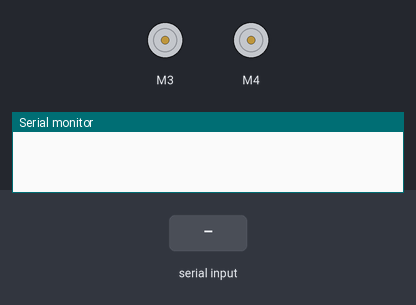
Recording of a sketch running on a simulated Arduino Uno, built with avr-gcc and run on an emulated ATmega328P. On the bench: 2 × DC motor (green arrow = forward, orange = backward, longer = faster), the last lines printed to the serial monitor. Inputs (shaded band) come from the test bench.

Above: at 1.2 s.
1.3 s: "F" received over Serial
At 1.8 s:
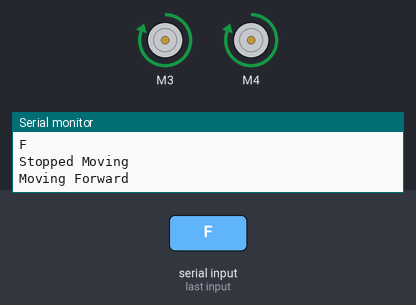
2.8 s: "B" received over Serial
At 4.0 s:
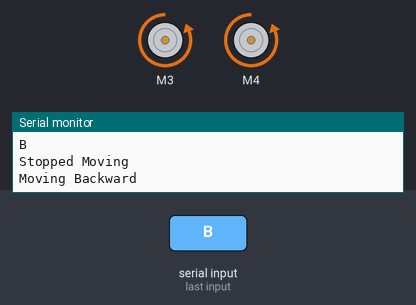
4.3 s: "L" received over Serial
At 5.3 s:
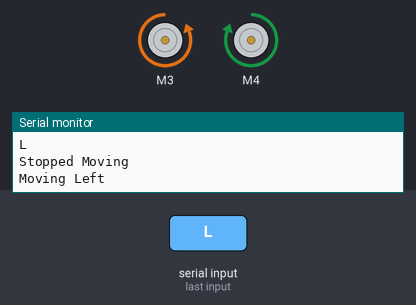
5.8 s: "R" received over Serial
At 6.4 s:
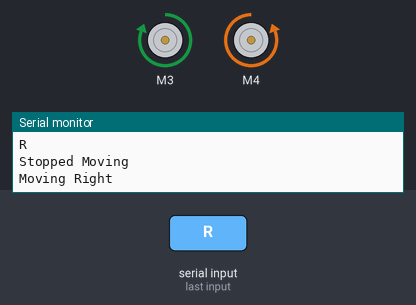
7.3 s: "1" received over Serial
At 8.7 s:
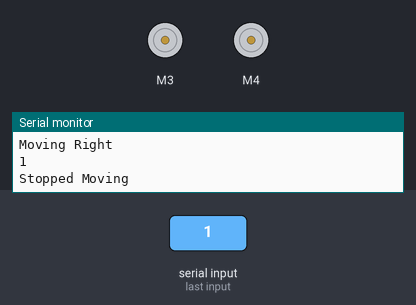
Timing chart, 0 to 9.8 s (numbered marks = the images above; inputs shaded):
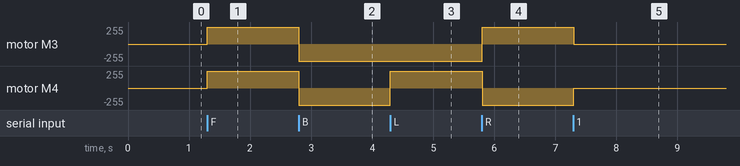

The sketch:

Two_Wheeled_Car.ino
```cpp
#include<AFMotor.h> //library for the motor driver handling

//initialize motor pins
//here only two
//here we are writing code for activating the motor 3 and 4 on the arduino motor shield

AF_DCMotor motor3(3);
AF_DCMotor motor4(4);

char command;//the command character received via bluetooth module is stored in the variable command

void setup() {
 //start to read the data transfered via bluetooth module(HC-05 module)
 Serial.begin(9600); //set the baud rate to your bluetooth module
}


void loop() {
  if(Serial.available()>0)//if there is some data comming form the bluetooth module
  {
    command=Serial.read();//read the command comming via the bluetooth module
    //display the comand received
    Serial.println(command);
    Stop();//default commnad that means if a command is not provided then stop the motors
    switch(command)
    {
      case 'F':
               forward();
               break;
      case 'B':
              back();
              break;
      case 'L':
              left();
              break;
      case 'R':
             right();
             break;

    }
  }

}


void forward()
{
  Serial.println("Moving Forward");
  motor3.setSpeed(255);
  motor3.run(FORWARD);

  motor4.setSpeed(255);
  motor4.run(FORWARD);
}

void back()
{
  Serial.println("Moving Backward");
  motor3.setSpeed(255);
  motor3.run(BACKWARD);

  motor4.setSpeed(255);
  motor4.run(BACKWARD);

}

void left()
{
  Serial.println("Moving Left");
  motor3.setSpeed(255);
  motor3.run(BACKWARD);

  motor4.setSpeed(255);
  motor4.run(FORWARD);

}

void right()
{
  Serial.println("Moving Right");
  motor3.setSpeed(255);
  motor3.run(FORWARD);

  motor4.setSpeed(255);
  motor4.run(BACKWARD);
}

void Stop()
{
  Serial.println("Stopped Moving");
  motor3.setSpeed(0);
  motor3.run(RELEASE);

  motor4.setSpeed(0);
  motor4.run(RELEASE);
}
```

Measured:
- after the input at 1.3 s, motor M3, motor M4: stopped → forward 255/255 at once
- after the input at 2.8 s, motor M3, motor M4: forward 255/255 → backward 255/255 at once
- after the input at 4.3 s, motor M4: backward 255/255 → forward 255/255 at once
- after the input at 5.8 s, motor M3: backward 255/255 → forward 255/255 at once; motor M4: forward 255/255 → backward 255/255 at once
- after the input at 7.3 s, motor M3: forward 255/255 → stopped at once; motor M4: backward 255/255 → stopped at once
